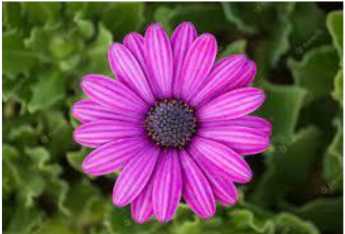
#> input picture Lab_Programs/image-4.png, 345 x 234 px
$ python program-15.py
#> lines starting #> are read from the running program, lines starting #| are printed output that depends on the picture
import cv2
import numpy as np

img = cv2.imread("image-4.png")
#> img is the input picture: shape (234, 345, 3); mean B, G, R 86.9, 78.7, 109.4
h, w = img.shape[:2]
#> h = 234; w = 345

src = np.float32([[10,10], [w-10,10], [10,h-10], [w-10,h-10]])
dst = np.float32([[100,50], [w-100,20], [80,h-80], [w-50,h-50]])

H, _ = cv2.findHomography(src, dst, 0)   # DLT method
out = cv2.warpPerspective(img, H, (w, h))
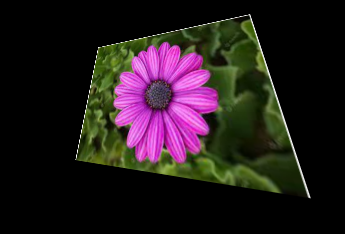
#> out: shape (234, 345, 3); mean B, G, R 28.1, 26.1, 35.8

cv2.imshow("Original", img)
cv2.imshow("DLT Image", out)
cv2.waitKey(0)
cv2.destroyAllWindows()

$ run again, with Lab_Programs/image-1.png copied over Lab_Programs/image-4.png
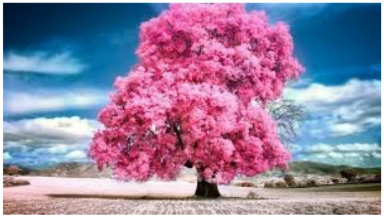
#> input picture Lab_Programs/image-1.png, 384 x 217 px
#> img is the input picture: shape (217, 384, 3); mean B, G, R 160.4, 130.4, 147.3
#> `out = cv2.warpPerspective(img, H, (w, h))`:
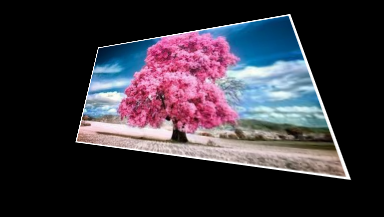
#> out: shape (217, 384, 3); mean B, G, R 58.2, 49.7, 54.9

$ run again, with Lab_Programs/image-2.png copied over Lab_Programs/image-4.png
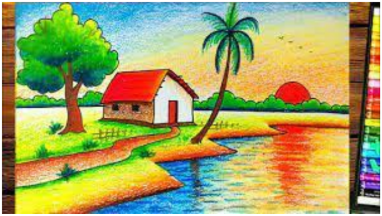
#> input picture Lab_Programs/image-2.png, 382 x 216 px
#> img is the input picture: shape (216, 382, 3); mean B, G, R 100.1, 163.6, 162.2
#> `out = cv2.warpPerspective(img, H, (w, h))`:
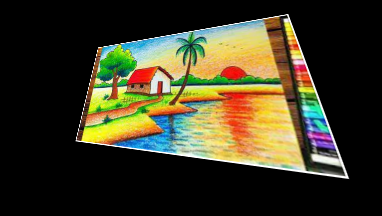
#> out: shape (216, 382, 3); mean B, G, R 36.4, 58.3, 61.9

$ run again, with Lab_Programs/image-3.png copied over Lab_Programs/image-4.png
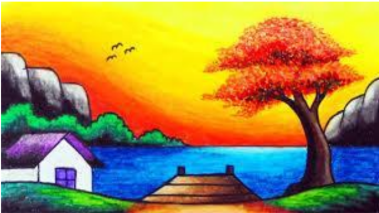
#> input picture Lab_Programs/image-3.png, 379 x 213 px
#> img is the input picture: shape (213, 379, 3); mean B, G, R 73.2, 139.1, 161.8
#> `out = cv2.warpPerspective(img, H, (w, h))`:
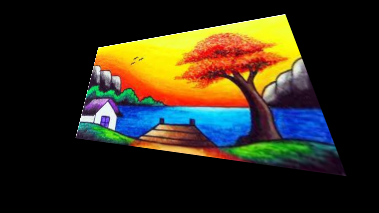
#> out: shape (213, 379, 3); mean B, G, R 28.1, 43.3, 48.6
